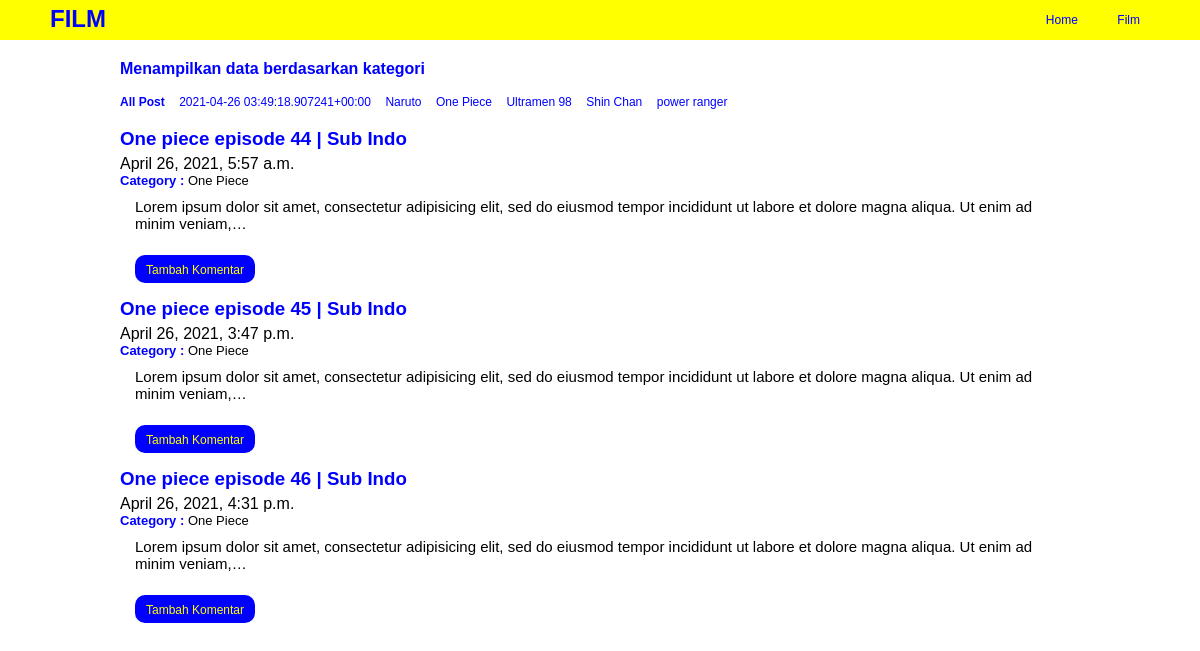
Page /film/category/One Piece/ on the committed database.
### film/models.py (models this page shows, shortened)
class Post(models.Model):
	headline = models.CharField(max_length=100)
	body = models.TextField()
	category = models.CharField(max_length=50, default='film favorit')
	publish = models.DateTimeField(auto_now_add=True)
	update = models.DateTimeField(auto_now=True)
	image = models.ImageField(blank=True, upload_to="image/")
	slug = models.SlugField(blank=True, editable=False)

### film/views.py (the view)
# urls.py: path('category/<categoryInput>/', views.categoryPost, name='category'),
def categoryPost(request, categoryInput):
	posts = Post.objects.filter(category=categoryInput)
	categorys = Post.objects.values('category').distinct()
	context = {
		'title':'Category Film',
		'posts':posts,
		'categorys':categorys,
	}
	return render(request,'film/category_post.html', context)

### film/templates/film/category_post.html
{% extends "base.html" %}
{% block category %}
	<div class="category">
		<h4>Menampilkan data berdasarkan kategori</h4>
	</div>
{% endblock category %}
{% block contents %}
	<ul>
		<li>
			<a href="{% url 'film:index' %}"><b>All Post</b></a>
		</li>
		{% for data_category in categorys %}
			<li>
				<a href="{% url 'film:category' categoryInput=data_category.category %}">{{data_category.category}}</a>
			</li>
		{% endfor %}
	</ul>
	<br>
	{% for post in posts %}
		<a href="{% url 'film:detail' slugInput=post.slug %}"><h3>{{post.headline}}</h3></a>
		<h4>{{post.publish}}</h4>
		<h5><b>Category : </b>{{post.category}}</h5>
		<p>{{post.body | truncatechars:150}}</p>
		<br>
		<div class="add_comment">
			<h4><a href="#">Tambah Komentar</a></h4>
		</div>
	{% endfor %}
{% endblock contents %}

### static/css/style.css (style rules this page uses)
* { padding: 0; margin: 0; font-family: sans-serif; }

### film/static/film/css/style.css (style rules this page uses)
.category h4 { margin-bottom: 14px; color: blue; font-weight: bolder; }
h3 { font-weight: bolder; color: blue; }
h4 { font-weight: lighter; margin-top: 5px; }
h5 { font-weight: lighter; font-size: 13px; }
h5 b { color: blue; }
a { text-decoration: none; color: blue; }
p { margin-top: 10px; padding:0 15px; font-size: 15px; }
ul li { display: inline-block; padding-right: 10px; }
ul li a { font-size: 12px; }
.add_comment { padding-bottom: 15px; margin: 0 15px; }
.add_comment h4 { background: blue; padding: 5px 0; width: 120px; border-radius: 10px; text-align: center; }
.add_comment h4 a { color: yellow; font-size: 12px; }

### rows in the picture
Post: headline "One piece episode 44 | Sub Indo", publish "April 26, 2021, 5:57 a.m.", category "One Piece", body "Lorem ipsum dolor sit amet, consectetur adipisicing elit, sed do eiusmod tempor incididunt ut labore et dolore magna aliqua. Ut enim ad minim veniam,…"
Post: headline "One piece episode 45 | Sub Indo", publish "April 26, 2021, 3:47 p.m.", category "One Piece", body "Lorem ipsum dolor sit amet, consectetur adipisicing elit, sed do eiusmod tempor incididunt ut labore et dolore magna aliqua. Ut enim ad minim veniam,…"
Post: headline "One piece episode 46 | Sub Indo", publish "April 26, 2021, 4:31 p.m.", category "One Piece", body "Lorem ipsum dolor sit amet, consectetur adipisicing elit, sed do eiusmod tempor incididunt ut labore et dolore magna aliqua. Ut enim ad minim veniam,…"

### other values in the picture
{{ data_category.category }} "2021-04-26 03:49:18.907241+00:00" "Naruto" "One Piece" "Ultramen 98" "Shin Chan" "power ranger"
